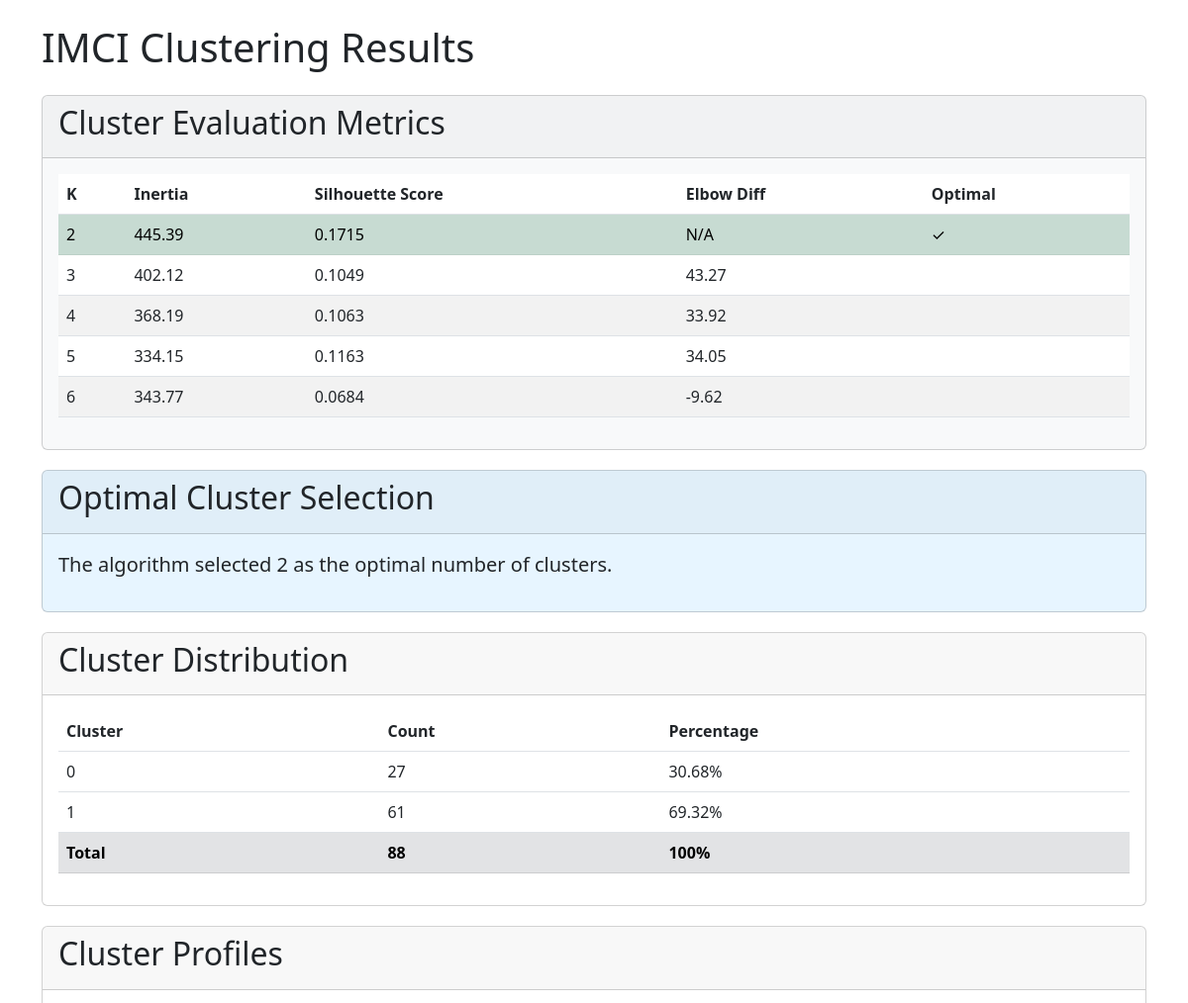
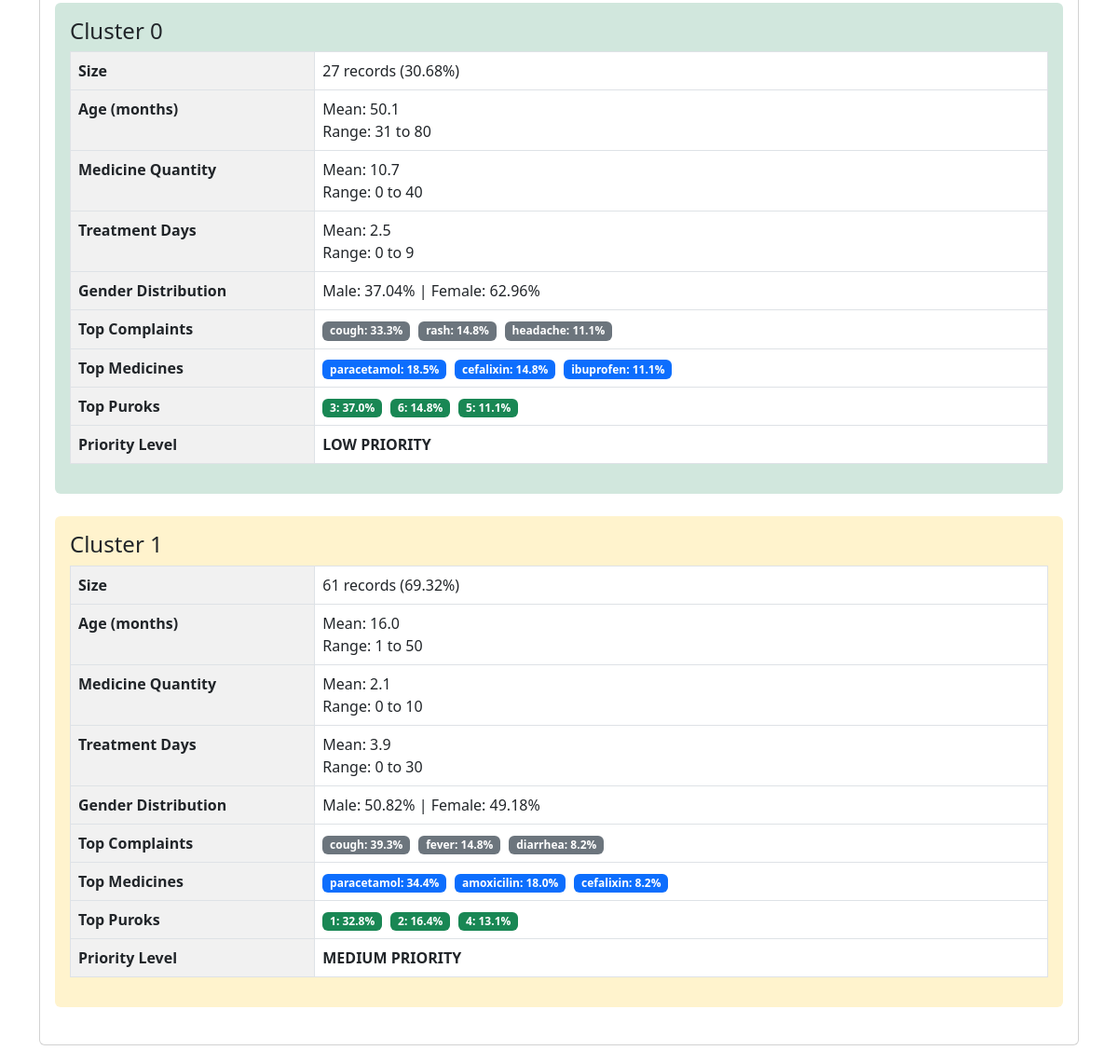
/healthapp/dispensedmedicineimciresult.php, run on the app's committed database (2 pictures, top to bottom).
### tables this page shows
CREATE TABLE `imci_clustering_metrics` (
  `k` bigint(20) DEFAULT NULL,
  `inertia` double DEFAULT NULL,
  `silhouette_score` double DEFAULT NULL,
  `elbow_diff` double DEFAULT NULL,
  `optimal_k` bigint(20) DEFAULT NULL
);

CREATE TABLE `imci_clustering_results` (
  `date` date DEFAULT NULL,
  `birthday` date DEFAULT NULL,
  `age` bigint(20) DEFAULT NULL,
  `gender` text DEFAULT NULL,
  `purok` text DEFAULT NULL,
  `chief_complain` text DEFAULT NULL,
  `days` bigint(20) DEFAULT NULL,
  `medicine_given` text DEFAULT NULL,
  `milligram` text DEFAULT NULL,
  `quantity` bigint(20) DEFAULT NULL,
  `cluster` int(11) DEFAULT NULL
);

### healthapp/dispensedmedicineimciresult.php (the view, shortened to what this page needs)
<?php
$servername = "sql112.ezyro.com";
$username = "ezyro_39081039";
$password = "healthdata12345";
$dbname = "ezyro_39081039_healthdata";
$conn = new mysqli($servername, $username, $password, $dbname);
$metrics_sql = "SELECT * FROM imci_clustering_metrics";
$metrics_result = $conn->query($metrics_sql);
$clusters_sql = "SELECT * FROM imci_clustering_results";
$clusters_result = $conn->query($clusters_sql);
$optimal_k_sql = "SELECT k FROM imci_clustering_metrics WHERE optimal_k = 1 LIMIT 1";
$optimal_k_result = $conn->query($optimal_k_sql);
$optimal_k_row = $optimal_k_result->fetch_assoc();
$optimal_k = $optimal_k_row['k'];
$cluster_profiles = array();
$cluster_counts = array();
$numeric_stats = array();
$categorical_stats = array();
for ($i = 0; $i < $optimal_k; $i++) {
    $cluster_profiles[$i] = array();
    $cluster_counts[$i] = 0;
    $numeric_stats[$i] = array(
        'age_sum' => 0,
        'age_count' => 0,
        'age_min' => PHP_INT_MAX,
        'age_max' => 0,
        'quantity_sum' => 0,
        'quantity_min' => PHP_INT_MAX,
        'quantity_max' => 0,
        'days_sum' => 0,
        'days_min' => PHP_INT_MAX,
        'days_max' => 0
    );
    $categorical_stats[$i] = array(
        'gender' => array('male' => 0, 'female' => 0),
        'chief_complain' => array(),
        'medicine_given' => array(),
        'purok' => array()
    );
}
if ($clusters_result->num_rows > 0) {
    while($row = $clusters_result->fetch_assoc()) {
        $cluster = $row['cluster'];
        $cluster_counts[$cluster]++;
        $numeric_stats[$cluster]['age_sum'] += $row['age'];
        $numeric_stats[$cluster]['age_count']++;
        $numeric_stats[$cluster]['age_min'] = min($numeric_stats[$cluster]['age_min'], $row['age']);
        $numeric_stats[$cluster]['age_max'] = max($numeric_stats[$cluster]['age_max'], $row['age']);
        $numeric_stats[$cluster]['quantity_sum'] += $row['quantity'];
        $numeric_stats[$cluster]['quantity_min'] = min($numeric_stats[$cluster]['quantity_min'], $row['quantity']);
        $numeric_stats[$cluster]['quantity_max'] = max($numeric_stats[$cluster]['quantity_max'], $row['quantity']);
        $numeric_stats[$cluster]['days_sum'] += $row['days'];
        $numeric_stats[$cluster]['days_min'] = min($numeric_stats[$cluster]['days_min'], $row['days']);
        $numeric_stats[$cluster]['days_max'] = max($numeric_stats[$cluster]['days_max'], $row['days']);
        $gender = strtolower($row['gender']);
        if (isset($categorical_stats[$cluster]['gender'][$gender])) {
            $categorical_stats[$cluster]['gender'][$gender]++;
        }
        $complaint = $row['chief_complain'];
        if (!isset($categorical_stats[$cluster]['chief_complain'][$complaint])) {
            $categorical_stats[$cluster]['chief_complain'][$complaint] = 0;
        }
        $categorical_stats[$cluster]['chief_complain'][$complaint]++;
        $medicine = $row['medicine_given'];
        if (!isset($categorical_stats[$cluster]['medicine_given'][$medicine])) {
            $categorical_stats[$cluster]['medicine_given'][$medicine] = 0;
        }
        $categorical_stats[$cluster]['medicine_given'][$medicine]++;
        $purok = $row['purok'];
        if (!isset($categorical_stats[$cluster]['purok'][$purok])) {
            $categorical_stats[$cluster]['purok'][$purok] = 0;
        }
        $categorical_stats[$cluster]['purok'][$purok]++;
    }
}
for ($i = 0; $i < $optimal_k; $i++) {
    $cluster_profiles[$i]['count'] = $cluster_counts[$i];
    $total = $cluster_counts[$i];
    $cluster_profiles[$i]['age_mean'] = $numeric_stats[$i]['age_sum'] / $total;
    $cluster_profiles[$i]['age_min'] = $numeric_stats[$i]['age_min'];
    $cluster_profiles[$i]['age_max'] = $numeric_stats[$i]['age_max'];
    $cluster_profiles[$i]['quantity_mean'] = $numeric_stats[$i]['quantity_sum'] / $total;
    $cluster_profiles[$i]['quantity_min'] = $numeric_stats[$i]['quantity_min'];
    $cluster_profiles[$i]['quantity_max'] = $numeric_stats[$i]['quantity_max'];
    $cluster_profiles[$i]['days_mean'] = $numeric_stats[$i]['days_sum'] / $total;
    $cluster_profiles[$i]['days_min'] = $numeric_stats[$i]['days_min'];
    $cluster_profiles[$i]['days_max'] = $numeric_stats[$i]['days_max'];
    $cluster_profiles[$i]['gender_male'] = round(($categorical_stats[$i]['gender']['male'] / $total) * 100, 2);
    $cluster_profiles[$i]['gender_female'] = round(($categorical_stats[$i]['gender']['female'] / $total) * 100, 2);
    arsort($categorical_stats[$i]['chief_complain']);
    $cluster_profiles[$i]['top_complaints'] = array_slice($categorical_stats[$i]['chief_complain'], 0, 3, true);
    arsort($categorical_stats[$i]['medicine_given']);
    $cluster_profiles[$i]['top_medicines'] = array_slice($categorical_stats[$i]['medicine_given'], 0, 3, true);
    arsort($categorical_stats[$i]['purok']);
    $cluster_profiles[$i]['top_puroks'] = array_slice($categorical_stats[$i]['purok'], 0, 3, true);
    $cluster_profiles[$i]['priority'] = 'low-priority';
    if ($cluster_profiles[$i]['age_mean'] < 12 ||
        isset($cluster_profiles[$i]['top_complaints']['Pneumonia']) ||
        isset($cluster_profiles[$i]['top_complaints']['Malnutrition'])) {
        $cluster_profiles[$i]['priority'] = 'high-priority';
    } elseif ($cluster_profiles[$i]['age_mean'] < 24 ||
             isset($cluster_profiles[$i]['top_complaints']['Diarrhea'])) {
        $cluster_profiles[$i]['priority'] = 'medium-priority';
    }
}
?>
<!DOCTYPE html>
<html lang="en">
<head>
    <link href="https://cdn.jsdelivr.net/npm/bootstrap@5.3.0/dist/css/bootstrap.min.css" rel="stylesheet">
</head>
<body>
    <div class="container mt-4">
        <h1 class="mb-4">IMCI Clustering Results</h1>
        <div class="card metric-card">
            <div class="card-header">
                <h2>Cluster Evaluation Metrics</h2>
            </div>
            <div class="card-body">
                <div class="table-responsive">
                    <table class="table table-striped">
                        <thead>
                            <tr>
                                <th>K</th>
                                <th>Inertia</th>
                                <th>Silhouette Score</th>
                                <th>Elbow Diff</th>
                                <th>Optimal</th>
                            </tr>
                        </thead>
                        <tbody>
                            <?php while($row = $metrics_result->fetch_assoc()): ?>
                            <tr <?= $row['optimal_k'] ? 'class="table-success"' : '' ?>>
                                <td><?= $row['k'] ?></td>
                                <td><?= number_format($row['inertia'], 2) ?></td>
                                <td><?= number_format($row['silhouette_score'], 4) ?></td>
                                <td><?= $row['elbow_diff'] ? number_format($row['elbow_diff'], 2) : 'N/A' ?></td>
                                <td><?= $row['optimal_k'] ? '✓' : '' ?></td>
                            </tr>
                            <?php endwhile; ?>
                        </tbody>
                    </table>
                </div>
            </div>
        </div>
        <div class="card optimal-card">
            <div class="card-header">
                <h2>Optimal Cluster Selection</h2>
            </div>
            <div class="card-body">
                <p class="lead">The algorithm selected <strong><?= $optimal_k ?></strong> as the optimal number of clusters.</p>
            </div>
        </div>
        <div class="card">
            <div class="card-header">
                <h2>Cluster Distribution</h2>
            </div>
            <div class="card-body">
                <div class="table-responsive">
                    <table class="table">
                        <thead>
                            <tr>
                                <th>Cluster</th>
                                <th>Count</th>
                                <th>Percentage</th>
                            </tr>
                        </thead>
                        <tbody>
                            <?php
                            $total = array_sum($cluster_counts);
                            foreach ($cluster_counts as $cluster => $count):
                                $percentage = ($count / $total) * 100;
                            ?>
                            <tr>
                                <td><?= $cluster ?></td>
                                <td><?= $count ?></td>
                                <td><?= number_format($percentage, 2) ?>%</td>
                            </tr>
                            <?php endforeach; ?>
                            <tr class="table-secondary">
                                <td><strong>Total</strong></td>
                                <td><strong><?= $total ?></strong></td>
                                <td><strong>100%</strong></td>
                            </tr>
                        </tbody>
                    </table>
                </div>
            </div>
        </div>
        <div class="card">
            <div class="card-header">
                <h2>Cluster Profiles</h2>
            </div>
            <div class="card-body">
                <?php foreach ($cluster_profiles as $cluster => $profile): ?>
                <div class="mb-4 <?= $profile['priority'] ?> p-3 rounded">
                    <h4>Cluster <?= $cluster ?></h4>
                    <div class="table-responsive">
                        <table class="table table-bordered profile-table">
                            <tr>
                                <th width="25%">Size</th>
                                <td><?= $profile['count'] ?> records (<?= number_format(($profile['count'] / $total) * 100, 2) ?>%)</td>
                            </tr>
                            <tr>
                                <th>Age (months)</th>
                                <td>
                                    Mean: <?= number_format($profile['age_mean'], 1) ?><br>
                                    Range: <?= $profile['age_min'] ?> to <?= $profile['age_max'] ?>
                                </td>
                            </tr>
                            <tr>
                                <th>Medicine Quantity</th>
                                <td>
                                    Mean: <?= number_format($profile['quantity_mean'], 1) ?><br>
                                    Range: <?= $profile['quantity_min'] ?> to <?= $profile['quantity_max'] ?>
                                </td>
                            </tr>
                            <tr>
                                <th>Treatment Days</th>
                                <td>
                                    Mean: <?= number_format($profile['days_mean'], 1) ?><br>
                                    Range: <?= $profile['days_min'] ?> to <?= $profile['days_max'] ?>
                                </td>
                            </tr>
                            <tr>
                                <th>Gender Distribution</th>
                                <td>
                                    Male: <?= $profile['gender_male'] ?>% |
                                    Female: <?= $profile['gender_female'] ?>%
                                </td>
                            </tr>
                            <tr>
                                <th>Top Complaints</th>
                                <td>
                                    <?php foreach ($profile['top_complaints'] as $complaint => $count):
                                        $pct = ($count / $profile['count']) * 100;
                                    ?>
                                    <span class="badge badge-complaint">
                                        <?= $complaint ?>: <?= number_format($pct, 1) ?>%
                                    </span>
                                    <?php endforeach; ?>
                                </td>
                            </tr>
                            <tr>
                                <th>Top Medicines</th>
                                <td>
                                    <?php foreach ($profile['top_medicines'] as $medicine => $count):
                                        $pct = ($count / $profile['count']) * 100;
                                    ?>
                                    <span class="badge badge-medicine">
                                        <?= $medicine ?>: <?= number_format($pct, 1) ?>%
                                    </span>
                                    <?php endforeach; ?>
                                </td>
                            </tr>
                            <tr>
                                <th>Top Puroks</th>
                                <td>
                                    <?php foreach ($profile['top_puroks'] as $purok => $count):
                                        $pct = ($count / $profile['count']) * 100;
                                    ?>
                                    <span class="badge badge-purok">
                                        <?= $purok ?>: <?= number_format($pct, 1) ?>%
                                    </span>
                                    <?php endforeach; ?>
                                </td>
                            </tr>
                            <tr>
                                <th>Priority Level</th>
                                <td class="fw-bold">
                                    <?= strtoupper(str_replace('-', ' ', $profile['priority'])) ?>
                                </td>
                            </tr>
                        </table>
                    </div>
                </div>
                <?php endforeach; ?>
            </div>
        </div>
    </div>
</body>
</html>

### healthapp/dispensedmedicineimciresult.php (style rules this page uses)
.card { margin-bottom: 20px; }
.metric-card { background-color: #f8f9fa; }
.optimal-card { background-color: #e7f5ff; }
.profile-table th { background-color: #f1f1f1; }
.badge-complaint { background-color: #6c757d; margin-right: 5px; }
.badge-medicine { background-color: #0d6efd; margin-right: 5px; }
.badge-purok { background-color: #198754; margin-right: 5px; }
.medium-priority { background-color: #fff3cd; }
.low-priority { background-color: #d1e7dd; }

### data on the page
imci_clustering_metrics: k "2", inertia "445.39", silhouette_score "0.1715", shows "N/A"
imci_clustering_metrics: k "3", inertia "402.12", silhouette_score "0.1049", elbow_diff "43.27"
imci_clustering_metrics: k "4", inertia "368.19", silhouette_score "0.1063", elbow_diff "33.92"
imci_clustering_metrics: k "5", inertia "334.15", silhouette_score "0.1163", elbow_diff "34.05"
imci_clustering_metrics: k "6", inertia "343.77", silhouette_score "0.0684", elbow_diff "-9.62"
imci_clustering_results: chief_complain "cough", medicine_given "cefalixin"

### other printed values
$cluster "0"
$count "27"
$percentage "30.68"
$cluster "1"
$count "61"
$percentage "69.32"
$total "88"
$profile['count'] "27"
$profile['age_mean'] "50.1"
$profile['age_min'] "31"
$profile['age_max'] "80"
$profile['quantity_mean'] "10.7"
$profile['quantity_min'] "0"
$profile['quantity_max'] "40"
$profile['days_mean'] "2.5"
